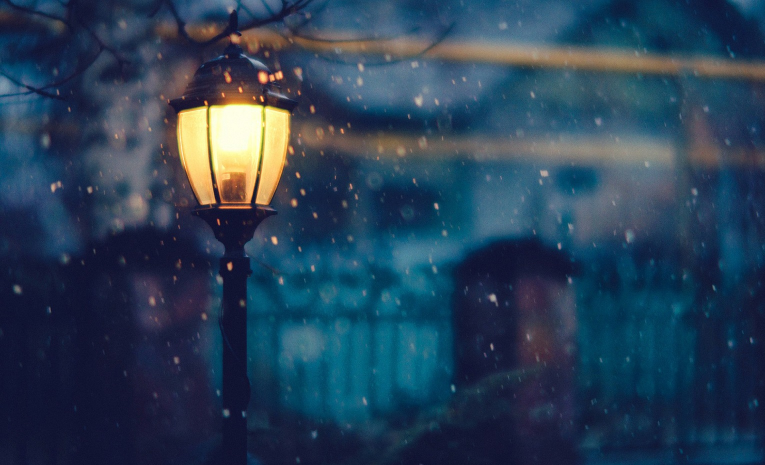
#> input picture webstudy/Login/images/back.jpg, 1530 x 930 px (shown at 1/2 size)
$ python -i Extracte.py   (imports and definitions only)
#> lines starting #> are read from the running program, lines starting #| are printed output that depends on the picture; after the words box and inside, x2 and y2 are one past the last pixel; in counts of white or black regions, pixels touching at a corner belong together
# encoding:utf-8
import cv2
import numpy as np


def get_image(path):  # 获取图片,灰度
    img = cv2.imread(path)
    gray = cv2.cvtColor(img, cv2.COLOR_BGR2GRAY)
    return img, gray


def viewImage(name, image):
    cv2.namedWindow(name, cv2.WINDOW_NORMAL)
    cv2.resizeWindow(name, 480, 600);
    cv2.imshow(name, image)
    cv2.waitKey(0)
    cv2.destroyAllWindows()


def Gaussian_Blur(gray):  # 高斯去噪(去除图像中的噪点)
    blurred = cv2.GaussianBlur(gray, (9, 9), 0)
    return blurred


def erode_dilate(img):  # 腐蚀膨胀获取边界
    kernel = np.ones((5, 5), np.uint8)
    grad = cv2.morphologyEx(img, cv2.MORPH_GRADIENT, kernel)
    dilation = cv2.dilate(grad, kernel, iterations=1)
    return grad, dilation


def Thresh_and_blur(gradient):  # 设定阈值
    blurred = Gaussian_Blur(gradient)
    (_, thresh) = cv2.threshold(blurred, 10, 255, cv2.THRESH_BINARY)
    return thresh


def image_morphology(thresh):
    kernel = cv2.getStructuringElement(cv2.MORPH_ELLIPSE, (25, 25))  # 腐蚀膨胀去噪
    closed = cv2.morphologyEx(thresh, cv2.MORPH_CLOSE, kernel)
    closed = cv2.erode(closed, None, iterations=4)  # 突出边界
    closed = cv2.dilate(closed, None, iterations=4)
    return closed


def findcnts_and_box_point(closed):  # 计算最大轮廓的旋转包围盒
    contours, hierarchy = cv2.findContours(closed.copy(),
                                           cv2.RETR_LIST,  # 外侧信息
                                           cv2.CHAIN_APPROX_SIMPLE)
    c = sorted(contours, key=cv2.contourArea, reverse=True)[0]
    rect = cv2.minAreaRect(c)
    box = np.int0(cv2.boxPoints(rect))
    return box


def drawcnts_and_cut(original_img, box):
    draw_img = cv2.drawContours(original_img.copy(), [box], -1, (0, 0, 255), 3)
    Xs = [i[0] for i in box]
    Ys = [i[1] for i in box]
    x1 = min(Xs)
    if (x1 < 0):
        x1 = 0
    x2 = max(Xs)
    y1 = min(Ys)
    if (y1 < 0):
        y1 = 0
    y2 = max(Ys)
    hight = y2 - y1
    width = x2 - x1
    crop_img = original_img[y1:y1 + hight, x1:x1 + width]
    return draw_img, crop_img


def change_image(img_path):
    img, gray = get_image(img_path)
#> in get_image, img is the input picture: shape (930, 1530, 3); mean B, G, R 86.6, 64.3, 41.4
#> in get_image, `gray = cv2.cvtColor(img, cv2.COLOR_BGR2GRAY)`:
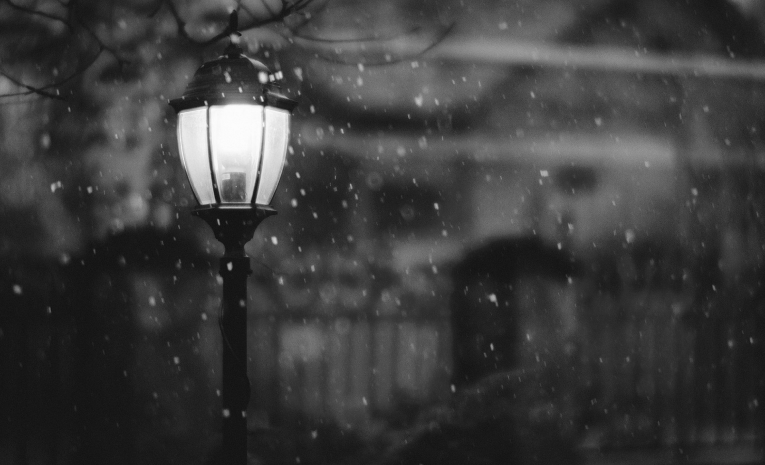
#> gray: shape (930, 1530) (shown at 1/2 size); min 12, max 253, mean 60
    blurred = Gaussian_Blur(gray)
    gradient, dil = erode_dilate(blurred)
#> in erode_dilate, `grad = cv2.morphologyEx(img, cv2.MORPH_GRADIENT, kernel)`:
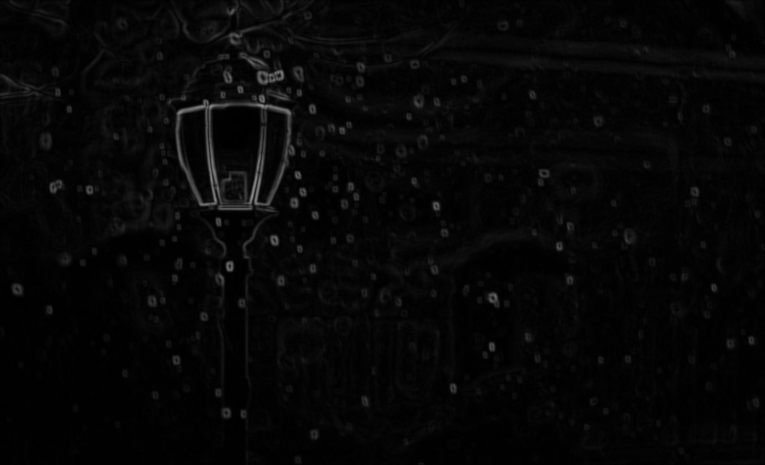
#> grad: shape (930, 1530) (shown at 1/2 size); min 0, max 141, mean 6.3
    thresh = Thresh_and_blur(gradient)
#> in Thresh_and_blur, `(_, thresh) = cv2.threshold(blurred, 10, 255, cv2.THRESH_BINARY)`:
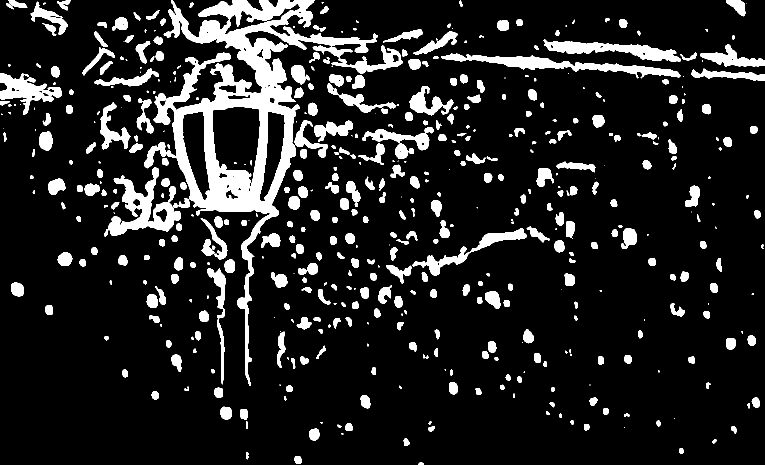
#> thresh: shape (930, 1530) (shown at 1/2 size); 13% white; 512 white regions (109 under 20 px), largest, box (x1, y1, x2, y2) and area: (288, 0, 756, 772) 60033, (209, 335, 361, 473) 7534, (882, 107, 1361, 157) 6592
    closed = image_morphology(thresh)
#> in image_morphology, `closed = cv2.morphologyEx(thresh, cv2.MORPH_CLOSE, kernel)`:
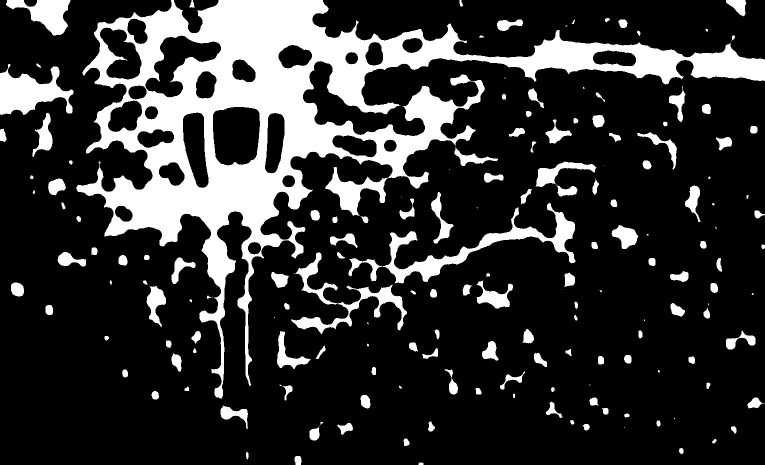
#> closed: shape (930, 1530) (shown at 1/2 size); 20% white; 173 white regions (31 under 20 px), largest, box (x1, y1, x2, y2) and area: (152, 0, 1530, 798) 206939, (765, 406, 1151, 567) 10921, (0, 128, 147, 230) 7987
#> in image_morphology, `closed = cv2.erode(closed, None, iterations=4)`:
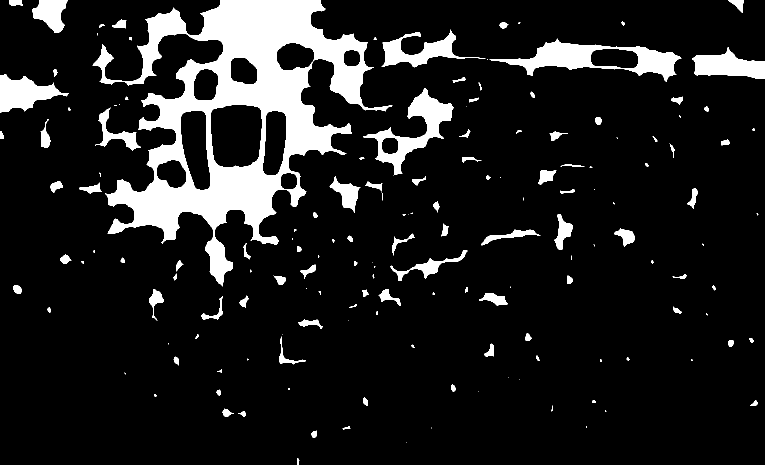
#> closed: shape (930, 1530) (shown at 1/2 size); 11.9% white; 159 white regions (52 under 20 px), largest, box (x1, y1, x2, y2) and area: (185, 0, 785, 573) 107162, (979, 77, 1363, 164) 10967, (726, 177, 908, 351) 8166
#> in image_morphology, `closed = cv2.dilate(closed, None, iterations=4)`:
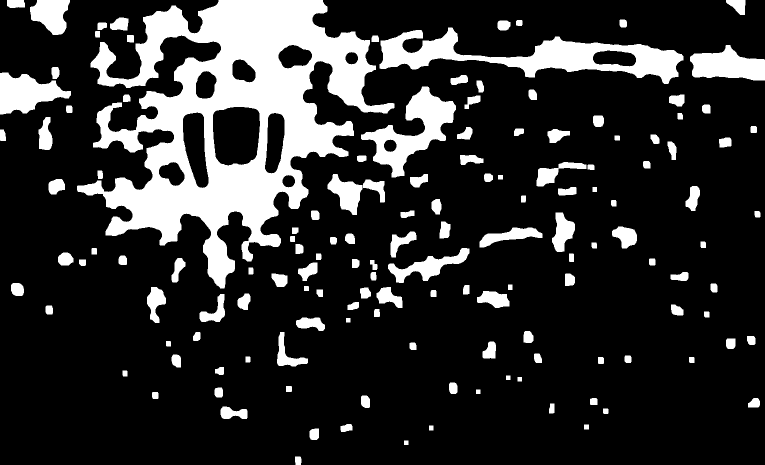
#> closed: shape (930, 1530) (shown at 1/2 size); 18.4% white; 142 white regions
    box = findcnts_and_box_point(closed)
#> in findcnts_and_box_point, `contours, hierarchy = cv2.findContours(closed.copy(), cv2.RETR_LIST,`: contours = 153 contours; largest, box (x1, y1, x2, y2) and area: (154, 0, 789, 577) 167606, (759, 55, 1367, 168) 25917, (722, 173, 912, 355) 12462, (425, 213, 521, 332) 9856, (0, 145, 142, 229) 6997
#> in findcnts_and_box_point, `c = sorted(contours, key=cv2.contourArea, reverse=True)[0]`: c = contour of 1965 points, box (x1, y1, x2, y2) (154, 0, 789, 577), area 167606
#> in findcnts_and_box_point, `rect = cv2.minAreaRect(c)`: rect = ((424.9, 232.4), (638.9, 535.6), -50.19)
#> in findcnts_and_box_point, `box = np.int0(cv2.boxPoints(rect))`: box = [[426, 649], [14, 306], [423, -184], [835, 158]]
#> box = [[426, 649], [14, 306], [423, -184], [835, 158]]
    draw_img, crop_img = drawcnts_and_cut(img, box)
#> in drawcnts_and_cut, `Xs = [i[0] for i in box]`: Xs = [426, 14, 423, 835]
#> in drawcnts_and_cut, `Ys = [i[1] for i in box]`: Ys = [649, 306, -184, 158]
#> in drawcnts_and_cut, `x1 = min(Xs)`: x1 = 14
#> in drawcnts_and_cut, `x2 = max(Xs)`: x2 = 835
#> in drawcnts_and_cut, `y1 = min(Ys)`: y1 = -184
#> in drawcnts_and_cut, `y2 = max(Ys)`: y2 = 649
#> in drawcnts_and_cut, `width = x2 - x1`: width = 821
#> in drawcnts_and_cut, `crop_img = original_img[y1:y1 + hight, x1:x1 + width]`:
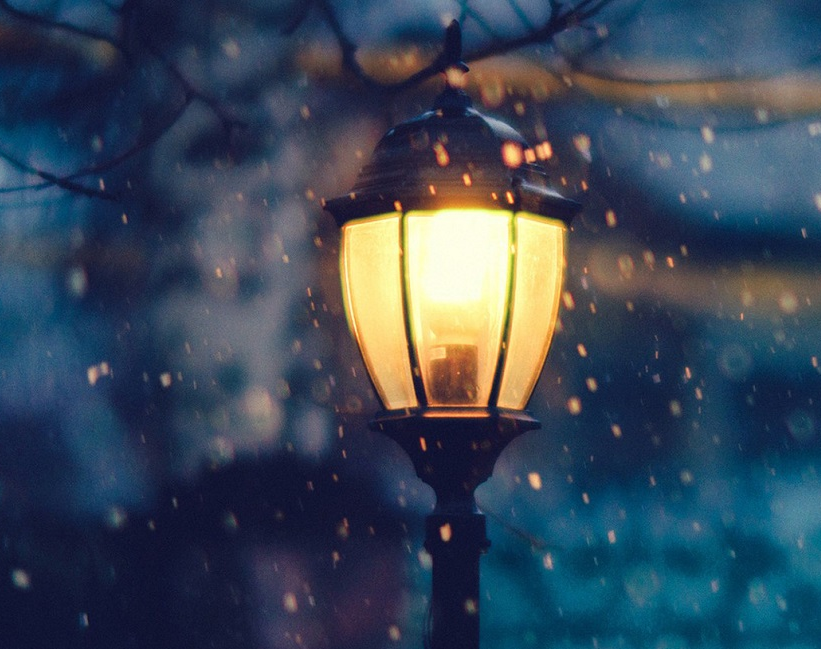
#> crop_img: shape (649, 821, 3); mean B, G, R 88.7, 71.8, 57.4
    viewImage('original_img', img)
    viewImage('GaussianBlur', blurred)
    viewImage('gradient', gradient)
    viewImage('dil', dil)
    viewImage('thresh', thresh)
    viewImage('closed', closed)
    viewImage('draw_img', draw_img)
    viewImage('crop_img', crop_img)
    cv2.imwrite(img_path, crop_img)

>>> result = change_image('../webstudy/Login/images/back.jpg')
